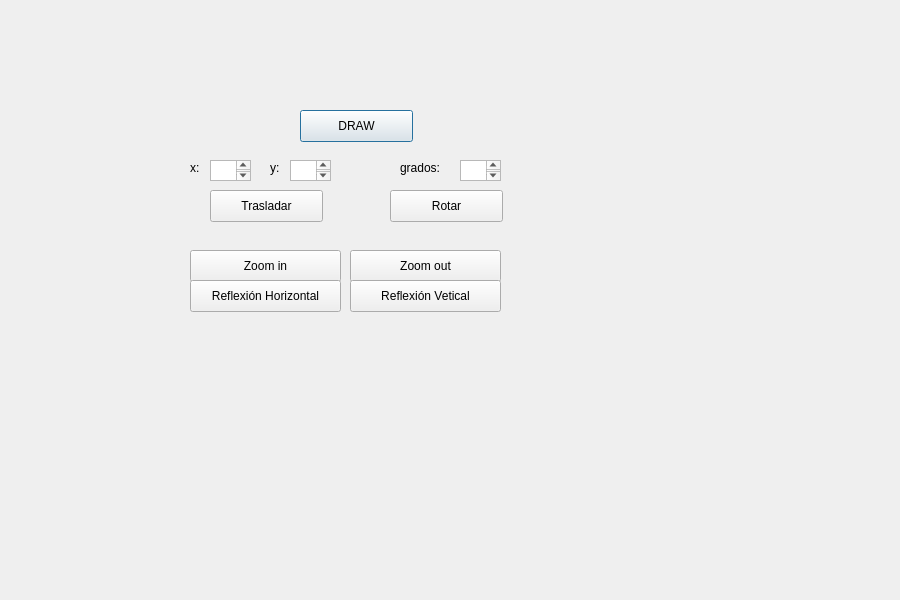
<?xml version="1.0" encoding="UTF-8"?>
<ui version="4.0">
 <class>PrismaRec</class>
 <widget class="QDialog" name="PrismaRec">
  <property name="geometry">
   <rect>
    <x>0</x>
    <y>0</y>
    <width>900</width>
    <height>600</height>
   </rect>
  </property>
  <property name="windowTitle">
   <string>Prisma Rectangular</string>
  </property>
  <widget class="QPushButton" name="pushButton">
   <property name="geometry">
    <rect>
     <x>300</x>
     <y>110</y>
     <width>113</width>
     <height>32</height>
    </rect>
   </property>
   <property name="text">
    <string>DRAW</string>
   </property>
  </widget>
  <widget class="QLabel" name="label_4">
   <property name="geometry">
    <rect>
     <x>270</x>
     <y>160</y>
     <width>51</width>
     <height>16</height>
    </rect>
   </property>
   <property name="text">
    <string>y:</string>
   </property>
  </widget>
  <widget class="QTextEdit" name="boxYinicio">
   <property name="geometry">
    <rect>
     <x>290</x>
     <y>160</y>
     <width>41</width>
     <height>21</height>
    </rect>
   </property>
  </widget>
  <widget class="QPushButton" name="pushButton_2">
   <property name="geometry">
    <rect>
     <x>210</x>
     <y>190</y>
     <width>113</width>
     <height>32</height>
    </rect>
   </property>
   <property name="text">
    <string>Trasladar</string>
   </property>
  </widget>
  <widget class="QLabel" name="label_3">
   <property name="geometry">
    <rect>
     <x>190</x>
     <y>160</y>
     <width>41</width>
     <height>16</height>
    </rect>
   </property>
   <property name="text">
    <string>x:</string>
   </property>
  </widget>
  <widget class="QTextEdit" name="boxXinicio">
   <property name="geometry">
    <rect>
     <x>210</x>
     <y>160</y>
     <width>41</width>
     <height>21</height>
    </rect>
   </property>
  </widget>
  <widget class="QPushButton" name="pushButton_5">
   <property name="geometry">
    <rect>
     <x>190</x>
     <y>250</y>
     <width>151</width>
     <height>32</height>
    </rect>
   </property>
   <property name="text">
    <string>Zoom in</string>
   </property>
  </widget>
  <widget class="QPushButton" name="pushButton_3">
   <property name="geometry">
    <rect>
     <x>390</x>
     <y>190</y>
     <width>113</width>
     <height>32</height>
    </rect>
   </property>
   <property name="text">
    <string>Rotar</string>
   </property>
  </widget>
  <widget class="QPushButton" name="pushButton_6">
   <property name="geometry">
    <rect>
     <x>190</x>
     <y>280</y>
     <width>151</width>
     <height>32</height>
    </rect>
   </property>
   <property name="text">
    <string>Reflexión Horizontal</string>
   </property>
  </widget>
  <widget class="QPushButton" name="pushButton_4">
   <property name="geometry">
    <rect>
     <x>350</x>
     <y>250</y>
     <width>151</width>
     <height>32</height>
    </rect>
   </property>
   <property name="text">
    <string>Zoom out</string>
   </property>
  </widget>
  <widget class="QPushButton" name="pushButton_7">
   <property name="geometry">
    <rect>
     <x>350</x>
     <y>280</y>
     <width>151</width>
     <height>32</height>
    </rect>
   </property>
   <property name="text">
    <string>Reflexión Vetical</string>
   </property>
  </widget>
  <widget class="QTextEdit" name="boxGrados">
   <property name="geometry">
    <rect>
     <x>460</x>
     <y>160</y>
     <width>41</width>
     <height>21</height>
    </rect>
   </property>
  </widget>
  <widget class="QLabel" name="label_5">
   <property name="geometry">
    <rect>
     <x>400</x>
     <y>160</y>
     <width>51</width>
     <height>16</height>
    </rect>
   </property>
   <property name="text">
    <string>grados:</string>
   </property>
  </widget>
 </widget>
 <resources/>
 <connections/>
</ui>
